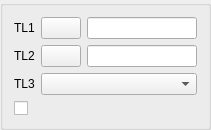
<ui version="4.0" >
 <class>DlgRef_2Sel1List1Check_QTD</class>
 <widget class="QWidget" name="DlgRef_2Sel1List1Check_QTD" >
  <property name="geometry" >
   <rect>
    <x>0</x>
    <y>0</y>
    <width>211</width>
    <height>121</height>
   </rect>
  </property>
  <property name="windowTitle" >
   <string/>
  </property>
  <layout class="QGridLayout" >
   <property name="leftMargin" >
    <number>0</number>
   </property>
   <property name="topMargin" >
    <number>0</number>
   </property>
   <property name="rightMargin" >
    <number>0</number>
   </property>
   <property name="bottomMargin" >
    <number>0</number>
   </property>
   <property name="horizontalSpacing" >
    <number>0</number>
   </property>
   <property name="verticalSpacing" >
    <number>0</number>
   </property>
   <item row="0" column="0" >
    <widget class="QGroupBox" name="GroupBox1" >
     <property name="title" >
      <string/>
     </property>
     <layout class="QGridLayout" >
      <item row="0" column="0" >
       <widget class="QLabel" name="TextLabel1" >
        <property name="sizePolicy" >
         <sizepolicy vsizetype="Fixed" hsizetype="Fixed" >
          <horstretch>0</horstretch>
          <verstretch>0</verstretch>
         </sizepolicy>
        </property>
        <property name="text" >
         <string>TL1</string>
        </property>
        <property name="wordWrap" >
         <bool>false</bool>
        </property>
       </widget>
      </item>
      <item row="0" column="1" >
       <widget class="QPushButton" name="PushButton1" >
        <property name="sizePolicy" >
         <sizepolicy vsizetype="Fixed" hsizetype="Fixed" >
          <horstretch>0</horstretch>
          <verstretch>0</verstretch>
         </sizepolicy>
        </property>
        <property name="text" >
         <string/>
        </property>
       </widget>
      </item>
      <item row="0" column="2" >
       <widget class="QLineEdit" name="LineEdit1" />
      </item>
      <item row="1" column="0" >
       <widget class="QLabel" name="TextLabel2" >
        <property name="sizePolicy" >
         <sizepolicy vsizetype="Fixed" hsizetype="Fixed" >
          <horstretch>0</horstretch>
          <verstretch>0</verstretch>
         </sizepolicy>
        </property>
        <property name="text" >
         <string>TL2</string>
        </property>
        <property name="wordWrap" >
         <bool>false</bool>
        </property>
       </widget>
      </item>
      <item row="1" column="1" >
       <widget class="QPushButton" name="PushButton2" >
        <property name="sizePolicy" >
         <sizepolicy vsizetype="Fixed" hsizetype="Fixed" >
          <horstretch>0</horstretch>
          <verstretch>0</verstretch>
         </sizepolicy>
        </property>
        <property name="text" >
         <string/>
        </property>
       </widget>
      </item>
      <item row="1" column="2" >
       <widget class="QLineEdit" name="LineEdit2" />
      </item>
      <item row="2" column="0" >
       <widget class="QLabel" name="TextLabel3" >
        <property name="sizePolicy" >
         <sizepolicy vsizetype="Fixed" hsizetype="Fixed" >
          <horstretch>0</horstretch>
          <verstretch>0</verstretch>
         </sizepolicy>
        </property>
        <property name="text" >
         <string>TL3</string>
        </property>
        <property name="wordWrap" >
         <bool>false</bool>
        </property>
       </widget>
      </item>
      <item row="2" column="1" colspan="2" >
       <widget class="QComboBox" name="ComboBox1" >
        <property name="sizePolicy" >
         <sizepolicy vsizetype="Fixed" hsizetype="Expanding" >
          <horstretch>0</horstretch>
          <verstretch>0</verstretch>
         </sizepolicy>
        </property>
       </widget>
      </item>
      <item row="3" column="0" colspan="3" >
       <widget class="QCheckBox" name="CheckButton1" >
        <property name="text" >
         <string/>
        </property>
       </widget>
      </item>
     </layout>
    </widget>
   </item>
  </layout>
 </widget>
 <layoutdefault spacing="6" margin="11" />
 <pixmapfunction>qPixmapFromMimeSource</pixmapfunction>
 <tabstops>
  <tabstop>PushButton1</tabstop>
  <tabstop>LineEdit1</tabstop>
  <tabstop>PushButton2</tabstop>
  <tabstop>LineEdit2</tabstop>
  <tabstop>ComboBox1</tabstop>
 </tabstops>
 <resources/>
 <connections/>
</ui>
